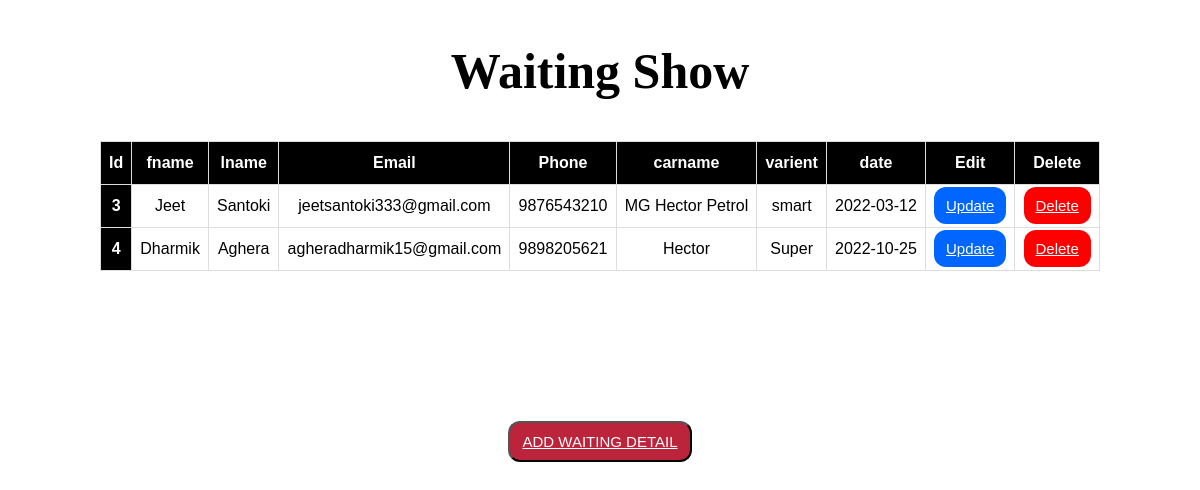
The page /Admin/waiting_show.php on the database its author committed.
### tables this page shows
CREATE TABLE `waiting` (
  `id` int(11) NOT NULL,
  `fname` varchar(100) NOT NULL,
  `lname` varchar(200) NOT NULL,
  `email` varchar(100) NOT NULL,
  `phone` varchar(100) NOT NULL,
  `carname` varchar(200) NOT NULL,
  `varient` varchar(200) NOT NULL,
  `date` date NOT NULL
);

### Admin/waiting_show.php (the view, shortened to what this page needs)
<!DOCTYPE html>
<html>
<head>
</head>
<body>
 <h2 class="text-center pt-5">Waiting Show</h2>
 <table class="center" style="width: 1000px" border="1px solid black">
  <thead>
    <tr>
      <th scope="col">Id</th>
      <th scope="col">fname</th>
      <th scope="col">lname</th>
      <th scope="col">Email</th>
      <th scope="col">Phone</th>
      <th scope="col">carname</th>
      <th scope="col">varient</th>
      <th scope="col">date</th>
      <th scope="col">Edit</th>
      <th scope="col">Delete</th>
    </tr>
  </thead>
  <tbody>
    <?php
    include("connect.php");
    $temp=mysqli_query($con,"SELECT * FROM `waiting`");
    while($data=mysqli_fetch_array($temp))
    {
      ?>
      <tr>
        <th scope="row"><?php echo $data['id']; ?></th>
        <td><?php echo $data['fname']; ?></td>
        <td><?php echo $data['lname']; ?></td>
        <td><?php echo $data['email']; ?></td>
        <td><?php echo $data['phone']; ?></td>
        <td><?php echo $data['carname']; ?></td>
         <td><?php echo $data['varient']; ?></td>
          <td><?php echo $data['date']; ?></td>
       <td><a href="waiting_update.php?id=<?php echo $data['id']; ?>"
        class="button">Update</a></td>
        <td><a href="waiting_delete.php?uidi=<?php echo $data['id']; ?>"
          class="button1">Delete</a></td>
        </tr>
      </tbody>
      <?php
    }
    ?>
  </table>
  <button class="ab"><a href="waiting_insert.php" class="abc">ADD WAITING DETAIL</a></button>
 <br> <br>
</body>
</html>

### Admin/waiting_show.php (style rules this page uses)
body { text-align: center; }
table { font-family: Arial, Helvetica, sans-serif; border-collapse: collapse; width: 100%; }
h2 { font-size: 50px; }
td, th { border: 1px solid #ddd; padding: 8px; text-align: center; }
th { padding-top: 12px; padding-bottom: 12px; text-align: center; background-color: #000; color: white; }
.center { margin-left: auto; margin-right: auto; }
.button { padding: 10px 12px; font-size: 15px; text-align: center; cursor: pointer; outline: none; color: #fff; background-color: #0066ff; border: none; border-radius: 12px; }
.button1 { padding: 10px 12px; font-size: 15px; text-align: center; cursor: pointer; outline: none; color: #fff; background-color: #ff0000; border: none; border-radius: 12px; }
button.ab { margin-top: 150px; padding: 10px 12px; font-size: 15px; text-align: center; cursor: pointer; background-color:#BC243C ; border-radius: 12px; }
.abc { color:white; }

### rows shown on the page
waiting: id "3", fname "Jeet", lname "Santoki", email "jeetsantoki333@gmail.com", phone "9876543210", carname "MG Hector Petrol", varient "smart", date "2022-03-12"
waiting: id "4", fname "Dharmik", lname "Aghera", email "agheradharmik15@gmail.com", phone "9898205621", carname "Hector", varient "Super", date "2022-10-25"
